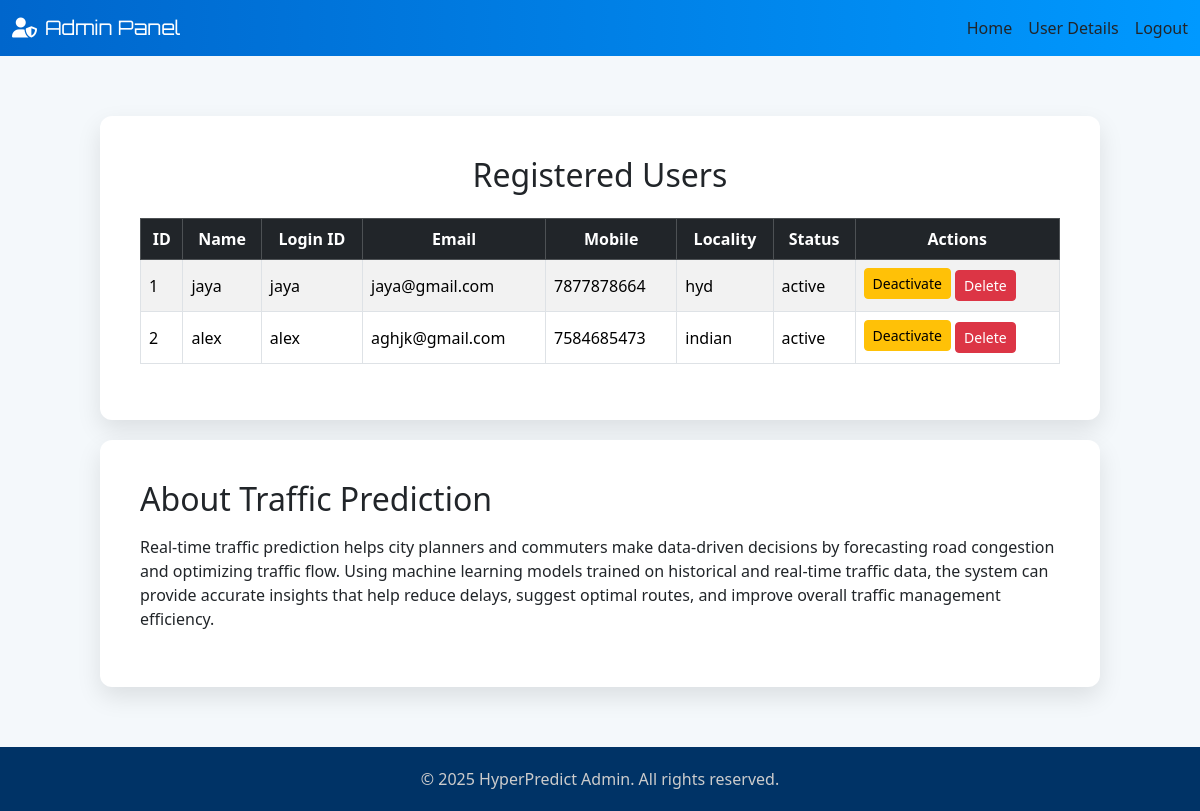
Screenshot of /userDetails/ with the database file from the repository.
### users/models.py (models this page shows, shortened)
class UserRegistrationModel(models.Model):
    name_validator = RegexValidator(regex=r'^[a-zA-Z]+$', message='Name must contain only letters')
    loginid_validator = RegexValidator(regex=r'^[a-zA-Z]+$', message='Login ID must contain only letters')
    password_validator = RegexValidator(
        regex=r'(?=.*\d)(?=.*[a-z])(?=.*[A-Z]).{8,}',
        message='Password must contain at least one number, one uppercase, one lowercase letter, and at least 8 characters'
    )
    mobile_validator = RegexValidator(regex=r'^[56789][0-9]{9}$', message='Mobile must start with 5, 6, 7, 8, or 9 and be 10 digits long')
    email_validator = EmailValidator(message='Enter a valid email address')
    name = models.CharField(max_length=100, validators=[name_validator])
    loginid = models.CharField(max_length=100, validators=[loginid_validator])
    password = models.CharField(max_length=100, validators=[password_validator])
    mobile = models.CharField(max_length=10, validators=[mobile_validator])
    email = models.EmailField(max_length=100, validators=[email_validator])
    locality = models.CharField(max_length=100)
    address = models.TextField(max_length=250)
    status = models.CharField(max_length=100, default='waiting')
    class meta:
        db='userRegistrationModel'

### admins/views.py (the view)
# urls.py: path('userDetails/', admins.RegisterUsersView, name='RegisterUsersView'),
def RegisterUsersView(request):
    data = UserRegistrationModel.objects.all()
    return render(request,'admins/viewregisterusers.html',{'data':data})

### templates/admins/viewregisterusers.html
{% extends "admins/adminbase.html" %}
{% load static %}
{% block content %}
<div class="section-card">
  <h2 class="mb-4 text-center">Registered Users</h2>
  <div class="table-responsive">
    <table class="table table-striped table-bordered align-middle">
      <thead class="table-dark text-center">
        <tr>
          <th>ID</th>
          <th>Name</th>
          <th>Login ID</th>
          <th>Email</th>
          <th>Mobile</th>
          <th>Locality</th>
          <th>Status</th>
          <th>Actions</th>
        </tr>
      </thead>
      <tbody>
        {% for user in data %}
        <tr>
          <td>{{ user.id }}</td>
          <td>{{ user.name }}</td>
          <td>{{ user.loginid }}</td>
          <td>{{ user.email }}</td>
          <td>{{ user.mobile }}</td>
          <td>{{ user.locality }}</td>
          <td>{{ user.status }}</td>
          <td>
            {% if user.status == 'waiting' or user.status == 'deactivated' %}
              <a href="{% url 'activate_users' user.id %}" class="btn btn-success btn-sm mb-1">Activate</a>
            {% elif user.status == 'active' %}
              <a href="{% url 'deactivate_users' user.id %}" class="btn btn-warning btn-sm mb-1">Deactivate</a>
            {% endif %}
            <a href="{% url 'delete_users' user.id %}" class="btn btn-danger btn-sm">Delete</a>
          </td>
        </tr>
        {% endfor %}
      </tbody>
    </table>
  </div>
</div>
{% endblock %}

### templates/admins/adminbase.html (shortened to what this page needs)
{% load static %}
<!DOCTYPE html>
<html lang="en">
<head>
    <link href="https://cdn.jsdelivr.net/npm/bootstrap@5.3.2/dist/css/bootstrap.min.css" rel="stylesheet">
    <link href="https://cdnjs.cloudflare.com/ajax/libs/font-awesome/6.4.2/css/all.min.css" rel="stylesheet">
</head>
<body>
    <nav class="navbar navbar-expand-lg sticky-top">
        <div class="container-fluid">
            <a class="navbar-brand" href="#"><i class="fas fa-user-shield me-2"></i>Admin Panel</a>
            <div class="collapse navbar-collapse" id="adminNavbar">
                <div class="ms-auto d-flex gap-3">
                    <a class="nav-link" href="/adminHome">Home</a>
                    <a class="nav-link" href="/userDetails">User Details</a>
                    <a class="nav-link" href="{% url 'base' %}">Logout</a>
                </div>
            </div>
        </div>
    </nav>
    <div class="admin-section">
        {% block content %}{% endblock %}
        <div class="section-card">
            <h2 class="mb-3">About Traffic Prediction</h2>
            <p>
                Real-time traffic prediction helps city planners and commuters make data-driven decisions by forecasting road congestion and optimizing traffic flow. Using machine learning models trained on historical and real-time traffic data, the system can provide accurate insights that help reduce delays, suggest optimal routes, and improve overall traffic management efficiency.
            </p>
        </div>
    </div>
    <footer class="footer text-center">
        <div class="container">
            <p style="margin: 0;">© 2025 HyperPredict Admin. All rights reserved.</p>
        </div>
    </footer>
</body>
</html>

### templates/admins/adminbase.html (style rules this page uses)
body { font-family: 'Segoe UI', sans-serif; background: #f4f8fb; }
.navbar { background: linear-gradient(to right, #0066cc, #0099ff); }
.navbar-brand { font-family: 'Orbitron', sans-serif; color: white !important; }
.admin-section { padding: 40px 20px; min-height: calc(100vh - 160px); }
.section-card { background: white; padding: 40px; border-radius: 12px; margin: 20px auto; box-shadow: 0 10px 25px rgba(0, 0, 0, 0.1); max-width: 1000px; }
.footer { background: #003366; color: #ccc; padding: 20px 0; position: relative; bottom: 0; width: 100%; }

### rows the page displays
UserRegistrationModel: id "1", name "jaya", loginid "jaya", email "jaya@gmail.com", mobile "7877878664", locality "hyd", status "active", shows "Deactivate"
UserRegistrationModel: id "2", name "alex", loginid "alex", email "aghjk@gmail.com", mobile "7584685473", locality "indian", status "active", shows "Deactivate"
